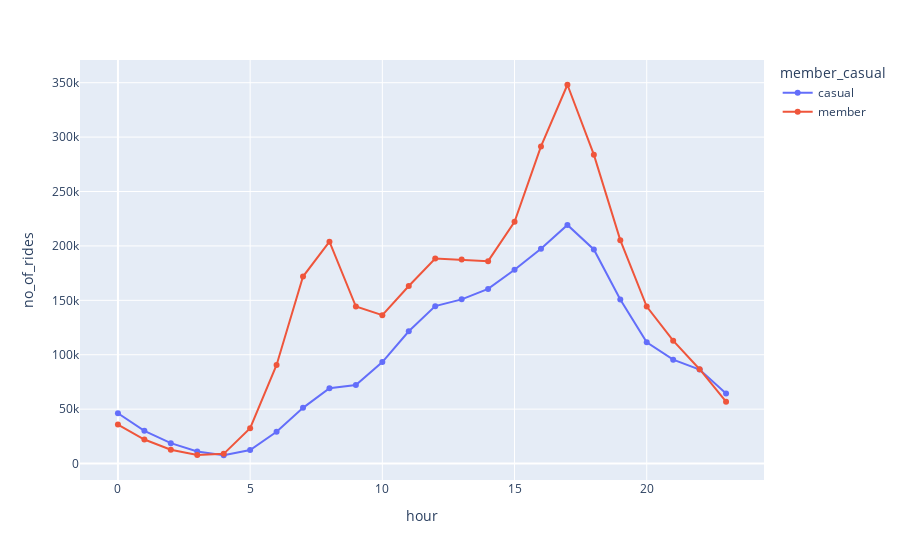

The notebook cell saved with this chart:
### Code cell
plot_5 = tripdata_21_22.groupby(['hour','member_casual'],as_index = False).count()

px.line(plot_5,
        x = 'hour',
        y = 'ride_id',
        color = 'member_casual',
        markers = True,
        labels = {'ride_id':'no_of_rides','day_of_week':'weekdays'},
        hover_name = 'member_casual',
        hover_data = {'member_casual':False,'day_of_week':False,'ride_id':True})

### Figure 1 — Plotly figure (JSON) as saved in the notebook; plotly's stock layout.template omitted (floating-point values rounded to 4 significant figures)
{"data": [{"customdata": [["casual", 46207], ["casual", 30061], ["casual", 18716], ["casual", 11074], ["casual", 7635], ["casual", 12424], ["casual", 29197], ["casual", 51194], ["casual", 69247], ["casual", 72137], ["casual", 93277], ["casual", 121589], ["casual", 144660], ["casual", 150881], ["casual", 160495], ["casual", 178137], ["casual", 197463], ["casual", 219271], ["casual", 196774], ["casual", 150780], ["casual", 111491], ["casual", 95485], ["casual", 86403], ["casual", 64474]], "hovertemplate": "<b>%{hovertext}</b><br><br>hour=%{x}<br>no_of_rides=%{y}<extra></extra>", "hovertext": ["casual", "casual", "casual", "casual", "casual", "casual", "casual", "casual", "casual", "casual", "casual", "casual", "casual", "casual", "casual", "casual", "casual", "casual", "casual", "casual", "casual", "casual", "casual", "casual"], "legendgroup": "casual", "line": {"color": "#636efa", "dash": "solid"}, "marker": {"symbol": "circle"}, "mode": "lines+markers", "name": "casual", "orientation": "v", "showlegend": true, "type": "scatter", "x": [0, 1, 2, 3, 4, 5, 6, 7, 8, 9, 10, 11, 12, 13, 14, 15, 16, 17, 18, 19, 20, 21, 22, 23], "xaxis": "x", "y": [46207, 30061, 18716, 11074, 7635, 12424, 29197, 51194, 69247, 72137, 93277, 121589, 144660, 150881, 160495, 178137, 197463, 219271, 196774, 150780, 111491, 95485, 86403, 64474], "yaxis": "y"}, {"customdata": [["member", 35844], ["member", 22088], ["member", 12756], ["member", 7945], ["member", 8904], ["member", 32508], ["member", 90641], ["member", 171852], ["member", 203860], ["member", 144308], ["member", 136320], ["member", 163177], ["member", 188497], ["member", 187451], ["member", 185979], ["member", 222140], ["member", 291409], ["member", 348111], ["member", 283839], ["member", 205289], ["member", 144321], ["member", 112914], ["member", 86714], ["member", 56811]], "hovertemplate": "<b>%{hovertext}</b><br><br>hour=%{x}<br>no_of_rides=%{y}<extra></extra>", "hovertext": ["member", "member", "member", "member", "member", "member", "member", "member", "member", "member", "member", "member", "member", "member", "member", "member", "member", "member", "member", "member", "member", "member", "member", "member"], "legendgroup": "member", "line": {"color": "#EF553B", "dash": "solid"}, "marker": {"symbol": "circle"}, "mode": "lines+markers", "name": "member", "orientation": "v", "showlegend": true, "type": "scatter", "x": [0, 1, 2, 3, 4, 5, 6, 7, 8, 9, 10, 11, 12, 13, 14, 15, 16, 17, 18, 19, 20, 21, 22, 23], "xaxis": "x", "y": [35844, 22088, 12756, 7945, 8904, 32508, 90641, 171852, 203860, 144308, 136320, 163177, 188497, 187451, 185979, 222140, 291409, 348111, 283839, 205289, 144321, 112914, 86714, 56811], "yaxis": "y"}], "layout": {"legend": {"title": {"text": "member_casual"}, "tracegroupgap": 0}, "margin": {"t": 60}, "xaxis": {"anchor": "y", "domain": [0, 1], "title": {"text": "hour"}}, "yaxis": {"anchor": "x", "domain": [0, 1], "title": {"text": "no_of_rides"}}}}
